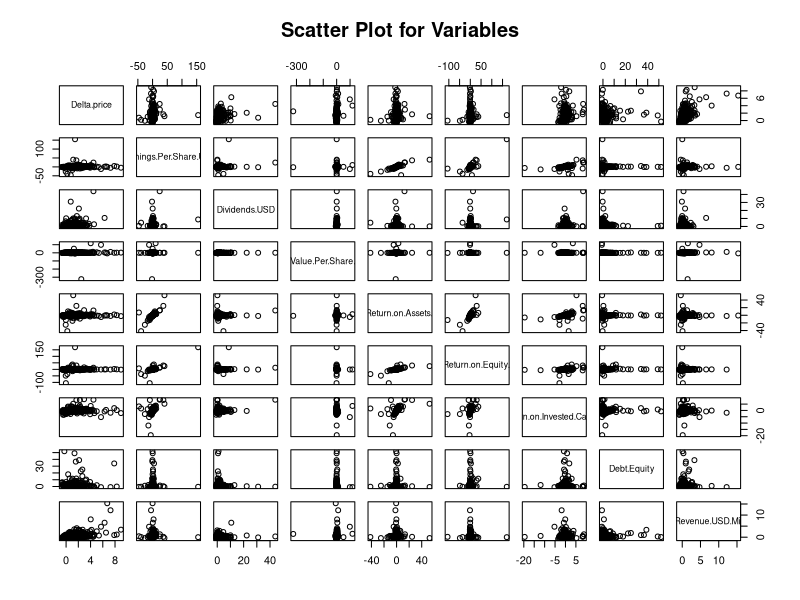
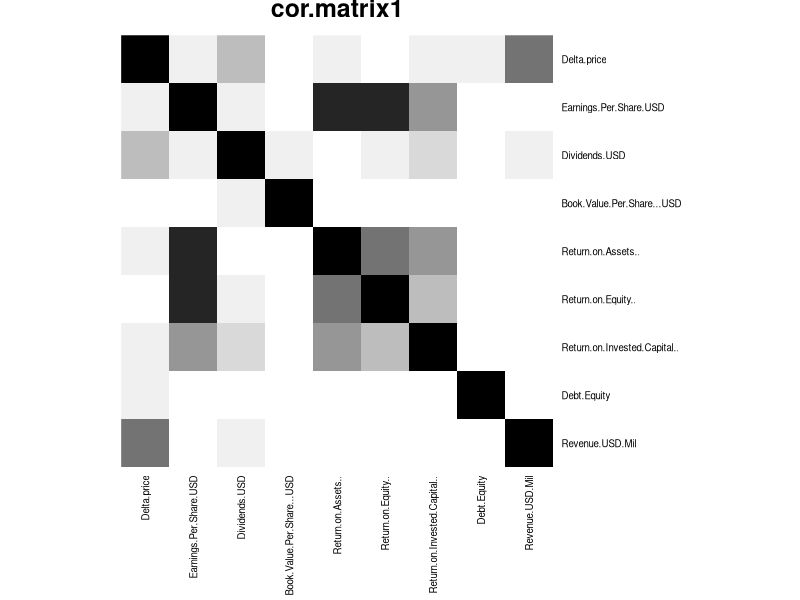
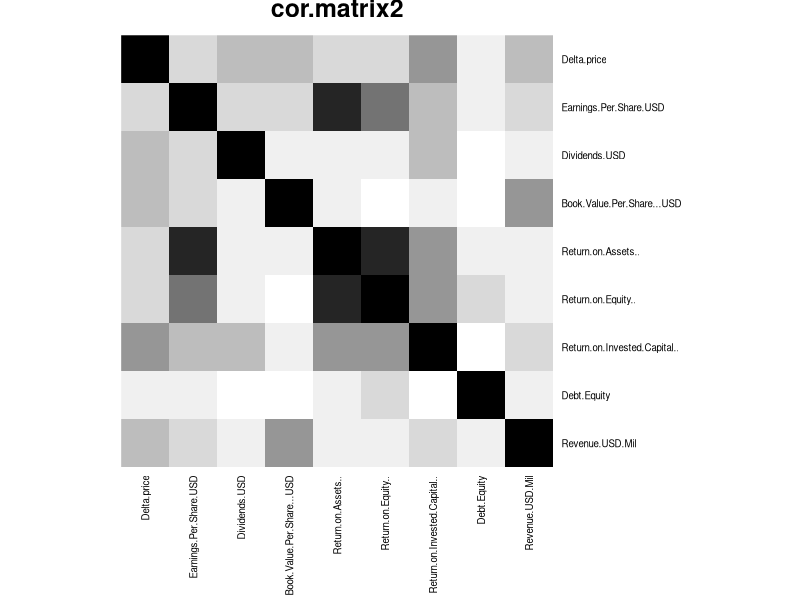

Generate these figures, in order, with R: (Note: this script raises an error after producing the figures.)
setwd("C:/")

final_result <- read.csv('sp500_predictors_run500.csv', row.names = 2)
# For merging additional variables
#final_result_v2 <- read.csv('sp500_predictors_run500_v2.csv', row.names = 2)
price <- read.csv('Change-in-price.csv', sep='\t')

full_data <- merge(price, final_result[ , -1], by = 'row.names', all.x=TRUE)
#rownames(full_data) <- full_data$Row.names
#full_data <- merge(full_data[ , -1], final_result_v2[ , -1], by = 'row.names', all.x=TRUE)
colnames(full_data)[1] <- 'Company'

# Scatter Plot and Correlation Matrix
#png('var_plot.png', width = 871, height = 677)
plot(full_data[-1], main = 'Scatter Plot for Variables')
#dev.off()

# Non of these are accurate with NAs
cor.matrix1 <- cor(full_data[-1], use='pairwise')
cor.matrix2 <- cor(full_data[-1], use='complete.obs') # R class

library(RColorBrewer)
heatmap(cor.matrix1, col=brewer.pal(9,"Greys"), cexRow = 0.7, cexCol = 0.7, Rowv = NA, 
        symm = T, reorderfun = NULL, margins = c(8,8), main = 'cor.matrix1')
heatmap(cor.matrix2, col=brewer.pal(9,"Greys"), cexRow = 0.7, cexCol = 0.7, Rowv = NA, 
        symm = T, reorderfun = NULL, margins = c(8,8), main = 'cor.matrix2')

# Saving...
#save(full_data, cor.matrix, file = 'linear_project_data_plot_cor.Rda')
write.csv(full_data, file = 'full_data_v2.csv')
#write.csv(cor.matrix, file = 'cor_matrix.csv')
# Run the above once =============================================================

# Loading data
#load('linear_project_data_plot_cor.Rda')
full_data <- read.csv('full_data_v2.csv', row.names = 1)

# Replace NAs with mean of the column
clean_data <- full_data[, -1]

# Clean NAs of Dividends as 0.
clean_data[is.na(clean_data[, 3]), 3] <- 0

for (i in 1:ncol(clean_data)){
  clean_data[is.na(clean_data[, i]), i] <- mean(clean_data[, i], na.rm = T)
}

# Checking infinite values
for (i in 1:ncol(clean_data)){
  print(clean_data[is.infinite(clean_data[, i]), i])
}

# Saving...
write.csv(clean_data, file = 'clean_data.csv')

# Replace NAs with 0 <<<<<<<<<<<<<<<<<<<<<<<<<<<<<<<<<<<<<<<<<<<<<<<<<<<<<<<<
zero_data <- full_data[, -1]
for (i in 1:ncol(zero_data)){
  zero_data[is.na(zero_data[, i]), i] <- 0
}

# Saving...
write.csv(zero_data, file = 'zero_data.csv')
# <<<<<<<<<<<<<<<<<<<<<<<<<<<<<<<<<<<<<<<<<<<<<<<<<<<<<<<<<<<<<<<<<<<<<<<<<<<

